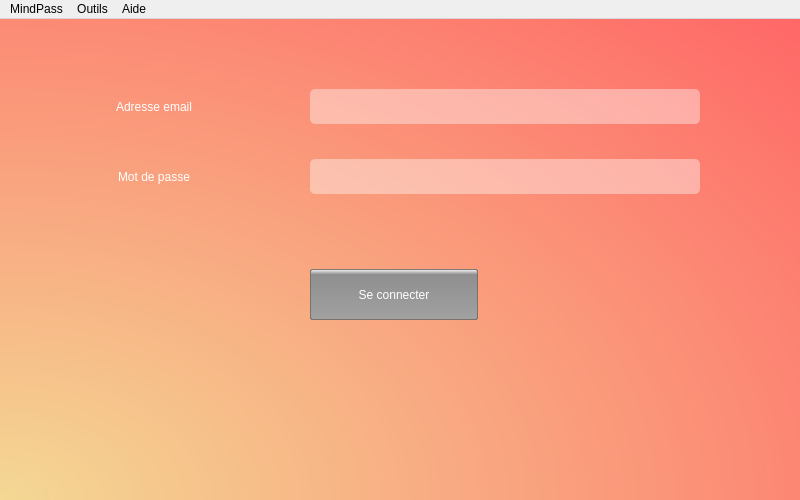
<?xml version="1.0" encoding="UTF-8"?>
<ui version="4.0">
 <class>MainWindow</class>
 <widget class="QMainWindow" name="MainWindow">
  <property name="geometry">
   <rect>
    <x>0</x>
    <y>0</y>
    <width>800</width>
    <height>500</height>
   </rect>
  </property>
  <property name="minimumSize">
   <size>
    <width>800</width>
    <height>500</height>
   </size>
  </property>
  <property name="maximumSize">
   <size>
    <width>800</width>
    <height>500</height>
   </size>
  </property>
  <property name="windowTitle">
   <string>MindPass</string>
  </property>
  <property name="windowIcon">
   <iconset>
    <normaloff>ressources/MindPass-icone.png</normaloff>ressources/MindPass-icone.png</iconset>
  </property>
  <property name="styleSheet">
   <string notr="true">QMainWindow {
background: qradialgradient(spread:pad, cx:0, cy:1, radius:1.406, fx:0, fy:1, stop:0 rgba(244, 216, 148, 255), stop:1 rgba(255, 102, 102, 255));
}

QLabel {
color: white;
}

QLineEdit {
background: rgba(255,255,255,100);
border: none;
border-radius: 5px;
color: white;
padding-left: 10px;
}

QLineEdit:hover {
background: rgba(255,255,255,75);
}

QPushButton {
    border-radius: 2px;
    padding: 0.2em 0.2em 0.3em 0.2em;
    border: 1px solid rgba(100, 100, 100, 200);
    background: qlineargradient(x1:0, y1:0, x2:0, y2:1, stop:0 #f4f4f4, stop:0.1 #8F8F8F, stop:1 #a1a1a1);
    color: white;
}

QPushButton:hover {
    border: 1px solid rgba(255, 255, 255, 255);

}
QPushButton:pressed {
    border-radius: 2px;
    padding: 0.2em 0.2em 0.3em 0.2em;
    border: 1px solid rgba(100, 100, 100, 200);
    background: qlineargradient(x1:0, y1:0, x2:0, y2:1, stop:0 #a1a1a1, stop:0.1 #8F8F8F, stop:1 #f4f4f4);
    color: white;
}

QStatusBar {
display: none;
}</string>
  </property>
  <widget class="QWidget" name="centralwidget">
   <widget class="QPushButton" name="pushButton">
    <property name="geometry">
     <rect>
      <x>310</x>
      <y>250</y>
      <width>168</width>
      <height>51</height>
     </rect>
    </property>
    <property name="text">
     <string>Se connecter</string>
    </property>
   </widget>
   <widget class="QLabel" name="label_id">
    <property name="geometry">
     <rect>
      <x>80</x>
      <y>70</y>
      <width>148</width>
      <height>35</height>
     </rect>
    </property>
    <property name="text">
     <string>Adresse email</string>
    </property>
    <property name="alignment">
     <set>Qt::AlignCenter</set>
    </property>
   </widget>
   <widget class="QLabel" name="label_mdp">
    <property name="geometry">
     <rect>
      <x>80</x>
      <y>140</y>
      <width>148</width>
      <height>35</height>
     </rect>
    </property>
    <property name="text">
     <string>Mot de passe</string>
    </property>
    <property name="alignment">
     <set>Qt::AlignCenter</set>
    </property>
   </widget>
   <widget class="QLineEdit" name="lineEdit_id">
    <property name="geometry">
     <rect>
      <x>310</x>
      <y>70</y>
      <width>390</width>
      <height>35</height>
     </rect>
    </property>
   </widget>
   <widget class="QLineEdit" name="lineEdit_mdp">
    <property name="geometry">
     <rect>
      <x>310</x>
      <y>140</y>
      <width>390</width>
      <height>35</height>
     </rect>
    </property>
   </widget>
   <widget class="QLabel" name="label">
    <property name="geometry">
     <rect>
      <x>180</x>
      <y>350</y>
      <width>500</width>
      <height>100</height>
     </rect>
    </property>
    <property name="text">
     <string/>
    </property>
    <property name="pixmap">
     <pixmap>ressources/MindPass-transparent.svg</pixmap>
    </property>
    <property name="alignment">
     <set>Qt::AlignCenter</set>
    </property>
   </widget>
  </widget>
  <widget class="QMenuBar" name="menubar">
   <property name="geometry">
    <rect>
     <x>0</x>
     <y>0</y>
     <width>800</width>
     <height>21</height>
    </rect>
   </property>
   <widget class="QMenu" name="menuMindPass">
    <property name="title">
     <string>MindPass</string>
    </property>
    <addaction name="actionFermer"/>
   </widget>
   <widget class="QMenu" name="menuOutils">
    <property name="title">
     <string>Outils</string>
    </property>
    <widget class="QMenu" name="menuChanger_de_langue">
     <property name="title">
      <string>Changer de langue</string>
     </property>
     <addaction name="actionFran_ais"/>
     <addaction name="actionAnglais"/>
    </widget>
    <addaction name="menuChanger_de_langue"/>
    <addaction name="separator"/>
    <addaction name="actionPr_f_rences"/>
   </widget>
   <widget class="QMenu" name="menuAide">
    <property name="title">
     <string>Aide</string>
    </property>
    <addaction name="actionObtenir_de_l_aide"/>
    <addaction name="separator"/>
    <addaction name="actionA_propos_de_MindPass"/>
   </widget>
   <addaction name="menuMindPass"/>
   <addaction name="menuOutils"/>
   <addaction name="menuAide"/>
  </widget>
  <action name="actionFermer">
   <property name="text">
    <string>Fermer</string>
   </property>
   <property name="shortcut">
    <string>Alt+F4</string>
   </property>
  </action>
  <action name="actionFran_ais">
   <property name="checkable">
    <bool>true</bool>
   </property>
   <property name="checked">
    <bool>true</bool>
   </property>
   <property name="text">
    <string>Français</string>
   </property>
  </action>
  <action name="actionAnglais">
   <property name="checkable">
    <bool>true</bool>
   </property>
   <property name="text">
    <string>Anglais</string>
   </property>
  </action>
  <action name="actionObtenir_de_l_aide">
   <property name="text">
    <string>Obtenir de l'aide</string>
   </property>
   <property name="shortcut">
    <string>F1</string>
   </property>
  </action>
  <action name="actionA_propos_de_MindPass">
   <property name="text">
    <string>A propos de MindPass</string>
   </property>
  </action>
  <action name="actionPr_f_rences">
   <property name="text">
    <string>Préférences</string>
   </property>
  </action>
 </widget>
 <resources/>
 <connections>
  <connection>
   <sender>actionFermer</sender>
   <signal>triggered()</signal>
   <receiver>MainWindow</receiver>
   <slot>close()</slot>
   <hints>
    <hint type="sourcelabel">
     <x>-1</x>
     <y>-1</y>
    </hint>
    <hint type="destinationlabel">
     <x>399</x>
     <y>249</y>
    </hint>
   </hints>
  </connection>
 </connections>
</ui>
